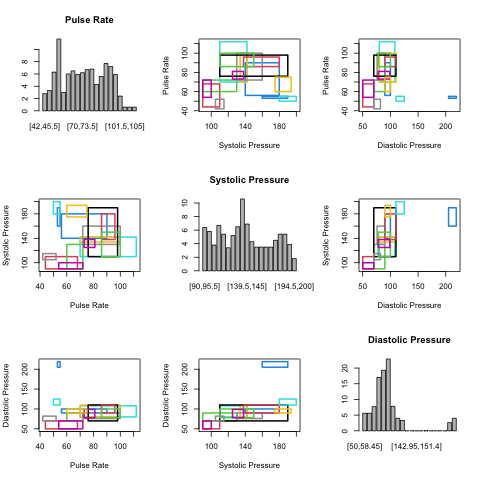

R code for this plot:
#%%%%%%%%%%%%%%%%%%%%%%%%%%%%%%%%%%%%%%%%%%%%%%%%%%%%%%%%%%%%%%%%%%%%

# R code to reproduce Figure 18.2 from the book by 
# J.S. Marron and Ian L. Dryden on Object Oriented Data Analysis

#%%%%%%%%%%%%%%%%%%%%%%%%%%%%%%%%%%%%%%%%%%%%%%%%%%%%%%%%%%%%%%%%%%%%

#install RSDA package version 2.0 (old) and place the installed library 
#folder in the working directory and call it RSDA

#call library RSDA (version 2.0)

library("RSDA",lib.loc=".")
data(lynne2)
x<-lynne2
print(x)
sym.mean(sym.var(x,1),method='interval')
sym.mean(sym.var(x,2),method='interval')
sym.mean(sym.var(x,3),method='interval')
par(mfrow=c(3,3))
interval.histogram.plot(x = x[,1],n.bins=20,main=x$sym.var.names[1])
sym.scatterplot(x[,2],x[,1])
sym.scatterplot(x[,3],x[,1])
sym.scatterplot(x[,1],x[,2])
interval.histogram.plot(x = x[,2],n.bins=20,main=x$sym.var.names[2])
sym.scatterplot(x[,3],x[,2])
sym.scatterplot(x[,1],x[,3])
sym.scatterplot(x[,2],x[,3])
interval.histogram.plot(x = x[,3],n.bins=20,main=x$sym.var.names[3])
